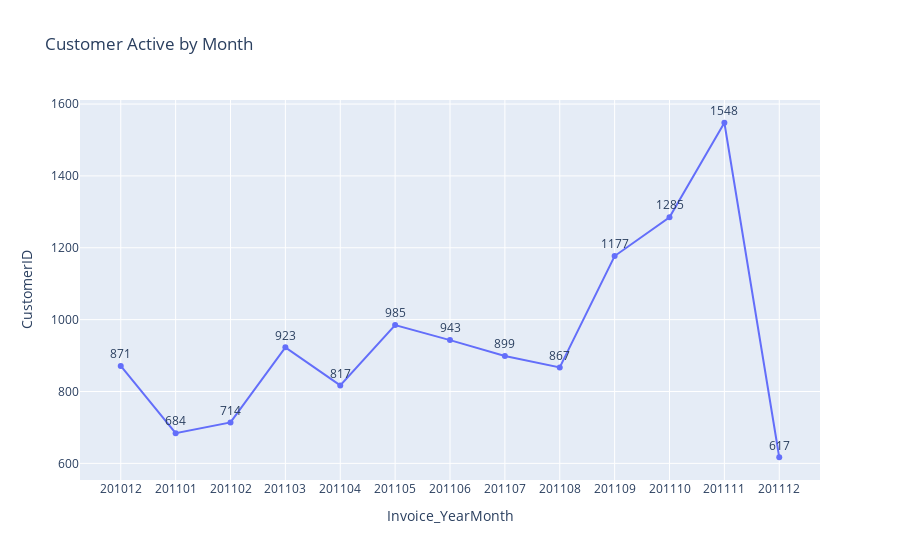

Notebook cell for this chart:
### Code cell
df_monthly_cus_active['Invoice_YearMonth'] = df_monthly_cus_active['Invoice_YearMonth'].astype(str)
fig = px.line(df_monthly_cus_active, x="Invoice_YearMonth", y="CustomerID", title="Customer Active by Month",text = 'CustomerID')
fig.update_traces(textposition="top center")
fig.show()

### Figure 1 — Plotly figure (JSON) as saved in the notebook; plotly's stock layout.template omitted (floating-point values rounded to 4 significant figures)
{"data": [{"hovertemplate": "Invoice_YearMonth=%{x}<br>CustomerID=%{text}<extra></extra>", "legendgroup": "", "line": {"color": "#636efa", "dash": "solid"}, "marker": {"symbol": "circle"}, "mode": "text+lines+markers", "name": "", "orientation": "v", "showlegend": false, "text": [871, 684, 714, 923, 817, 985, 943, 899, 867, 1177, 1285, 1548, 617], "textposition": "top center", "type": "scatter", "x": ["201012", "201101", "201102", "201103", "201104", "201105", "201106", "201107", "201108", "201109", "201110", "201111", "201112"], "xaxis": "x", "y": [871, 684, 714, 923, 817, 985, 943, 899, 867, 1177, 1285, 1548, 617], "yaxis": "y"}], "layout": {"legend": {"tracegroupgap": 0}, "title": {"text": "Customer Active by Month"}, "xaxis": {"anchor": "y", "domain": [0, 1], "title": {"text": "Invoice_YearMonth"}}, "yaxis": {"anchor": "x", "domain": [0, 1], "title": {"text": "CustomerID"}}}}
